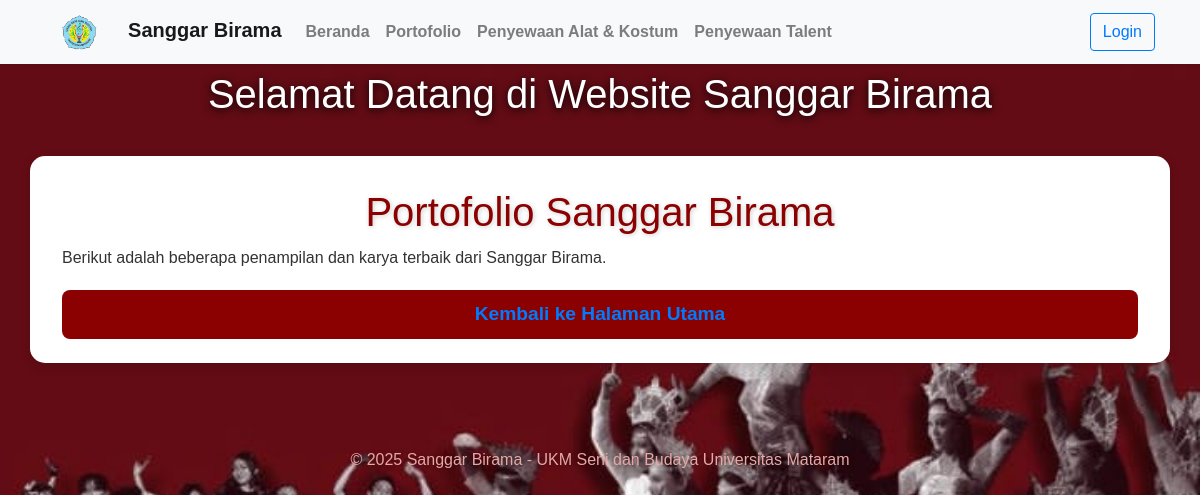
Page /app/controllers/portofolio.php on the earlier database version.
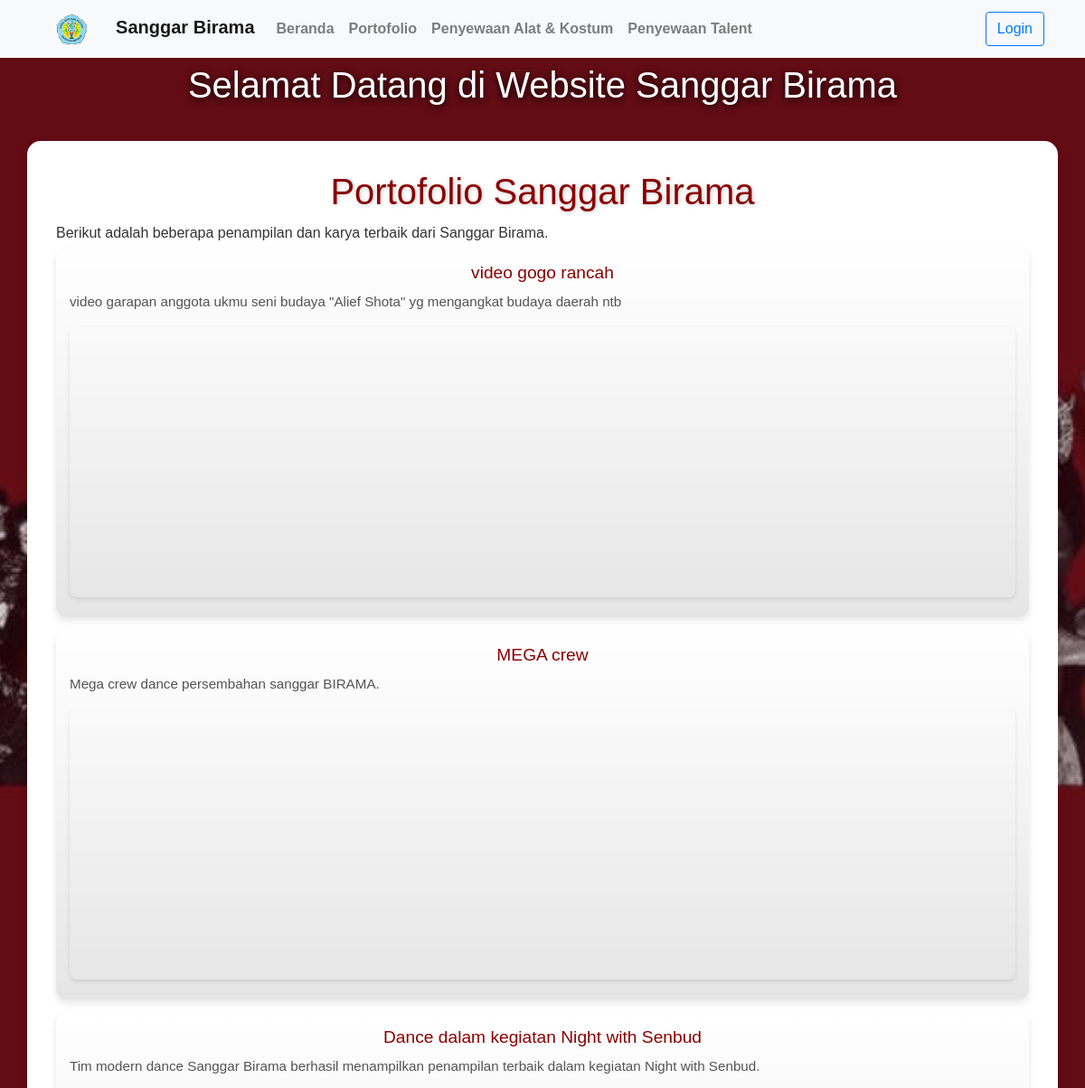
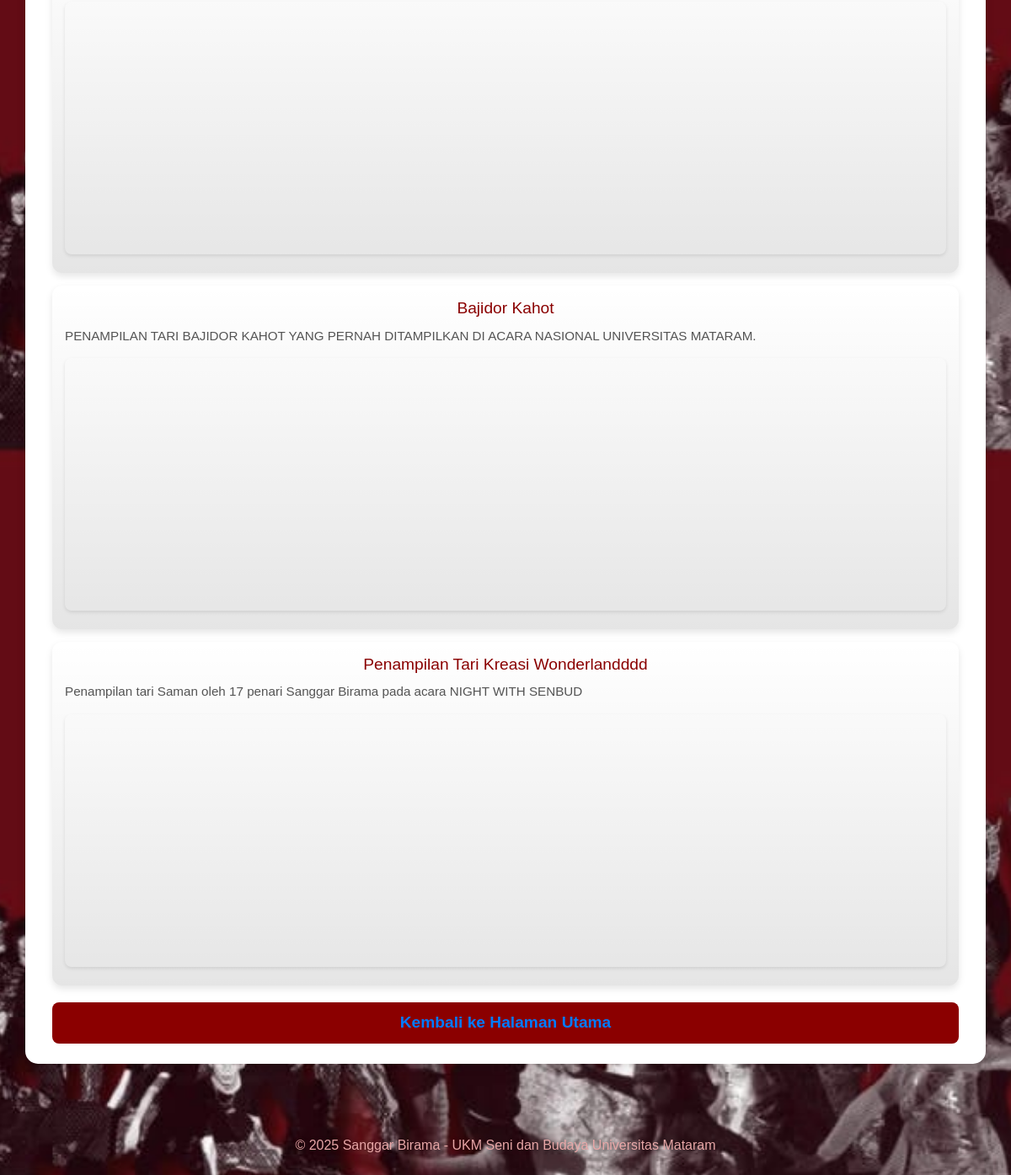
Same page on the later database version (2 pictures, top to bottom).
### tables this page shows
CREATE TABLE `portofolio` (
  `id_portofolio` int(11) NOT NULL,
  `judul` varchar(100) NOT NULL,
  `deskripsi` text DEFAULT NULL,
  `link` varchar(255) NOT NULL
);

### app/controllers/portofolio.php (called while the page is built, shortened)
<?php
require_once __DIR__ . '/../config/config.php';
$is_pengurus = isset($_SESSION["user"]["role"]) && $_SESSION["user"]["role"] === "pengurus";
$portofolio = $mysqli->query("SELECT * FROM portofolio ORDER BY id_portofolio DESC");
include __DIR__ . '/../views/portofolio.php';

### app/views/portofolio.php (the view)
<?php include 'header_beranda.php'; ?>
<div class="content">
    <h1>Portofolio Sanggar Birama</h1>
    <p>Berikut adalah beberapa penampilan dan karya terbaik dari Sanggar Birama.</p>
    <?php if ($is_pengurus): ?>
        <table style="width:100%; border-collapse:collapse;">
            <tr>
                <th>Portofolio</th>
                <th style="width:180px;">Aksi</th>
            </tr>
            <?php while($row = $portofolio->fetch_assoc()): ?>
            <tr>
                <td>
                    <b><?= htmlspecialchars($row['judul']) ?></b><br>
                    <?= nl2br(htmlspecialchars($row['deskripsi'])) ?><br>
                    <iframe src="<?= htmlspecialchars($row['link']) ?>" width="320" height="180" allowfullscreen></iframe>
                </td>
                <td>
                    <a href="edit_portofolio.php?id=<?= $row['id_portofolio'] ?>" class="button">Edit</a>
                    <a href="hapus_portofolio.php?id=<?= $row['id_portofolio'] ?>" class="button" onclick="return confirm('Hapus portofolio ini?')">Hapus</a>
                </td>
            </tr>
            <?php endwhile; ?>
            <tr>
                <td colspan="2" style="text-align:center;">
                    <a href="tambah_portofolio.php" class="button">Tambah Portofolio</a>
                </td>
            </tr>
        </table>
    <?php else: ?>
        <?php $portofolio->data_seek(0); while($row = $portofolio->fetch_assoc()): ?>
            <div class="video-container">
                <h3><?= htmlspecialchars($row['judul']) ?></h3>
                <p><?= nl2br(htmlspecialchars($row['deskripsi'])) ?></p>
                <iframe src="<?= htmlspecialchars($row['link']) ?>" width="320" height="180" allowfullscreen></iframe>
            </div>
        <?php endwhile; ?>
    <?php endif; ?>
    <a href="beranda.php">Kembali ke Halaman Utama</a>
</div>
<?php include 'footer.php'; ?>

Differences in the rows shown:
added portofolio: judul "video gogo rancah", deskripsi "video garapan anggota ukmu seni budaya \"Alief Shota\" yg mengangkat budaya daerah ntb"
added portofolio: judul "MEGA crew", deskripsi "Mega crew dance persembahan sanggar BIRAMA."
added portofolio: judul "Dance dalam kegiatan Night with Senbud", deskripsi "Tim modern dance Sanggar Birama berhasil menampilkan penampilan terbaik dalam kegiatan Night with Senbud."
added portofolio: judul "Bajidor Kahot", deskripsi "PENAMPILAN TARI BAJIDOR KAHOT YANG PERNAH DITAMPILKAN DI ACARA NASIONAL UNIVERSITAS MATARAM."
added portofolio: judul "Penampilan Tari Kreasi Wonderlandddd", deskripsi "Penampilan tari Saman oleh 17 penari Sanggar Birama pada acara NIGHT WITH SENBUD"
